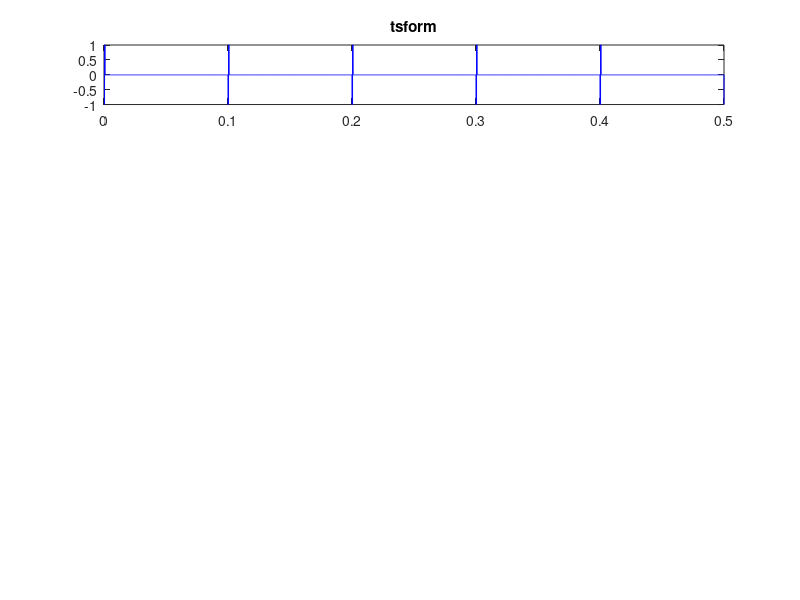

The MATLAB source for this figure: (Note: this script raises an error after producing the figure.)
%function img=AlanModel(p,STIM,x,y)

%predicts stimulation data based on the following four stages:
%
%1. fast leaky integrator (time constant around .3 ms)
%2. slow decay in response over time (temporal uncertainty,...,attention?)
%3. rectification (set all values below zero to zero)
%4. probability summation over time
%
%Model parameters:
%
%p.nG       number of integrators in the ganglion cell cascade (always set to 1)
%p.tauG     time constant of ganglion cell leaky integrator (ms)
%p.beta     probability summation parameter
%p.thresh   threshold voltage
%
%11/8/05 if,ah,gmb

%stimulus parameters
STIM.electrodeRAD = 260;
%STIM.freq = 20;  %Hz
STIM.dur = .5;
STIM.pulsedur = .45/1000;  %sec
STIM.amp = 5;   %30 uA

STIM.tsample = .01/1000;

t = 0:STIM.tsample:.5;

%% model parameters

p.tau1 = .42/1000;  %.24 - .65
p.tau2 = 45.25/1000;  %38-57
p.tau3 =  26.25/1000; % 24-33
p.e = 8.73;  %2-3 for threshold or 8-10 for suprathreshold
% p.beta = .6;  %3-4.2 for threshold or .6-1 for suprathreshold

p.beta = 3.5;


%%

%make cspread
[x,y] = meshgrid(-1000:25:1000);  %microns
rad = sqrt(x.^2+y.^2);
cspread = ones(size(x));
cspread(rad>STIM.electrodeRAD) = 2/pi*(asin(STIM.electrodeRAD./rad(rad>STIM.electrodeRAD)));

%%

freqList = [10,20,40,80,160];
clear R
for freqNum = 1:length(freqList)
    STIM.freq = freqList(freqNum);

    sawtooth = STIM.freq*mod(t,1/STIM.freq);

    on  = sawtooth > STIM.pulsedur*STIM.freq & sawtooth < 2*STIM.pulsedur*STIM.freq;
    off = sawtooth < STIM.pulsedur*STIM.freq;
    tsform = on-off;

    figure(1)
    clf
    subplot(5,1,1);
    plot(t,tsform,'b-');title('tsform')


    %% Alan's model (with space)
    t1 = 0:STIM.tsample:.005;
    G1 = Gamma(1, p.tau1, t1); % fast impulse response function

    %convolve the stimulus with the ganglion cell impulse response
    R1 = STIM.tsample.*conv(G1,tsform);
    R1 = R1(1:length(t)); %cut off end due to convolution

    subplot(5,1,2)
    plot(t,R1);title('R1');

    %%

    % create the slow impulse response and convolution
    t2 = 0:STIM.tsample:.30;
    G2 = Gamma(1, p.tau2, t2);

    % total charge in the system as a function of time
    chargeacc=STIM.tsample*cumsum(max(tsform,0));

    tmp = p.e*STIM.tsample*conv(G2,chargeacc);
    tmp = tmp(1:length(t));


    R2 =R1- tmp;

    subplot(5,1,3)
    plot(t,R2);title('R2')

    %%
    R3 = max(R2,0).^p.beta;
    subplot(5,1,4)

    plot(t,R3);title('R3');


    %%
    t3 = 0:STIM.tsample:p.tau3*10;

    G3 = Gamma(3,p.tau3,t3);

    R4 =  STIM.tsample*conv(G3,R3);


    %(STIM.amp*STIM.tsample(:)).^p.beta;


    R4 = R4(1:length(t));
    subplot(5,1,5)

    plot(t,R4);title('R4');

    R(freqNum) = max(R4);
    freqNum
end

%%

ampList = 2000./fliplr(freqList);
figure(2)
clf

scfac = 256/(R(end)*(ampList(end)').^p.beta);
count =0;
for i=1:length(ampList)
    for j=1:length(freqList)
        img = R(j)*(ampList(i)*cspread).^p.beta;

        count = count+1;
        subplot(length(ampList),length(freqList),count);
        image(img*scfac)
        colormap(gray(256));
        axis equal
        axis off
        title(sprintf('%5.0f Hz, %5.0f uA',freqList(j),ampList(i)));
    end
end
%%
